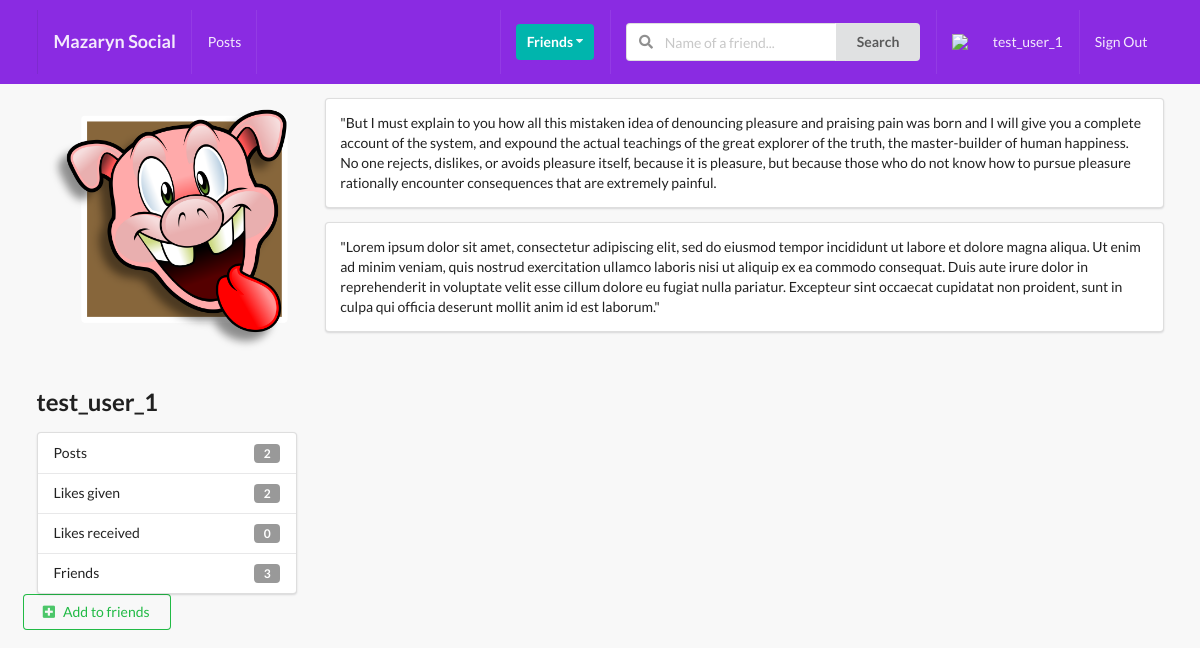
The page /profiles/test_user_1/ (signed in) on the database its author committed.
### profiles/models.py (models this page shows, shortened)
class Profile(models.Model):
    user = models.OneToOneField(User, on_delete=models.CASCADE)
    first_name = models.CharField(max_length=200, blank=True)
    last_name = models.CharField(max_length=200, blank=True)
    bio = models.TextField(default='No bio...', max_length=300,blank=True)
    email = models.EmailField(max_length=200, blank= True)
    country = models.CharField(max_length=200, blank=True)
    avatar = models.ImageField(default='avatar.png', upload_to= 'avatars/')
    friends = models.ManyToManyField(User, blank=True, related_name= 'friends')
    slug = models.SlugField(unique=True, blank= True)
    created = models.DateTimeField(auto_now=True)
    updated = models.DateTimeField(auto_now_add=True)
    objects = ProfileManager()
    def get_friends_no(self):
        return self.friends.all().count()
    def get_posts_no(self):
         return self.posts.all().count()
    def get_all_author_posts(self):
         return self.posts.all()
    def get_no_of_likes_given(self):
        likes = self.like_set.all()
        total_liked = 0
        for item in likes:
            if item.value=='Like':
                total_liked += 1
        return total_liked
    def get_no_of_likes_received(self):
        posts = self.posts.all()
        total_liked = 0
        for item in posts:
            total_liked += item.liked.all().count()
        return total_liked
    intial_first_name = None
    intial_last_name = None
    def __init__(self, *args, **kwargs):
        super().__init__(*args, **kwargs)
        self.intial_first_name = self.first_name
        self.intial_last_name = self.last_name

### posts/models.py (models this page shows, shortened)
class Like(models.Model):
    user = models.ForeignKey("profiles.Profile", on_delete=models.CASCADE)
    post = models.ForeignKey(Post, on_delete=models.CASCADE)
    value = models.CharField(choices=LIKE_CHOICES, blank=True, max_length=8)
    updated = models.DateTimeField(auto_now=True)
    created = models.DateTimeField(auto_now_add=True)

class Post(models.Model):
    content = models.TextField()
    image = models.ImageField(upload_to='posts',validators=[FileExtensionValidator(['png','jpg','gif','jpeg'])], blank=True)
    liked = models.ManyToManyField("profiles.Profile", blank=True, related_name='likes')
    updated = models.DateTimeField(auto_now=True)
    created = models.DateTimeField(auto_now_add=True)
    author =models.ForeignKey("profiles.Profile",on_delete=models.CASCADE,related_name='posts')
    class Meta:
        ordering = ('-created',)

### profiles/views.py (the view)
# urls.py: path('<slug>/', ProfileDetailView.as_view(), name = 'profile-detail-view'),
class ProfileDetailView(LoginRequiredMixin, DetailView):
    model = Profile
    template_name =  'profiles/detail.html'
    def get_object(self):
        slug = self.kwargs.get('slug')
        profile = Profile.objects.get(slug=slug)
        return profile
    def get_context_data(self , **kwargs):
        context = super().get_context_data(**kwargs)
        profile = Profile.objects.get(user=self.request.user)
        rel_r = Relationship.objects.filter(sender=profile)
        rel_s = Relationship.objects.filter(receiver=profile)
        rel_receiver = []
        rel_sender = []
        for item in rel_r:
            rel_receiver.append(item.receiver.user)
        for item in rel_s:
            rel_receiver.append(item.sender.user)
        context['rel_receiver'] = rel_receiver
        context['rel_sender'] = rel_sender
        context['posts'] = self.get_object().get_all_author_posts()
        context['no_of_posts'] = True if len(self.get_object().get_all_author_posts()) > 0 else False
        return context

### profiles/templates/profiles/detail.html (shortened to what this page needs)
{% extends 'base.html' %}
{% block content %}
    <div class="ui grid">
        <br>
            <div class="row">
                <div class="four wide column">
                    <img class="ui medium rounded image " src= {{object.avatar.url}}>
                    <h2> {{object.user}} </h2>
                    <div class="ui vertical fluid menu">
                        <div class="item">
                            Posts
                            <div class="ui label"> {{object.get_posts_no}} </div>
                        </div>
                        <div class="item">
                            Likes given
                            <div class="ui label"> {{object.get_no_of_likes_given}} </div>
                        </div>
                        <div class="item">
                            Likes received
                            <div class="ui label"> {{object.get_no_of_likes_received}} </div>
                        </div>
                        <div class="item">
                            Friends
                            <div class="ui label"> {{object.get_friends_no}} </div>
                        </div>
                    </div>
                </div>
                <div class="twelve wide column">
                    {% if no_of_posts %}
                        {% for post in posts %}
                            <div class="segment ui fluid">
                                {{post.content}}
                            </div>
                        {% endfor %}
                    {% endif %}
                </div>
                {% if object.user not in rel_receiver and object.user not in rel_sender %}
                    <form action="{% url 'profiles:all-profiles-view' %}" method="POST">
                        <button type="submit" class="ui positive basic button"><i class="plus square icon"></i>Add to friends</button>
                        </form>
                {% endif %}
                <br>
            </div>
    </div>
{% endblock content %}

### templates/base.html (shortened to what this page needs)
{% load static %}
<!doctype html>
<html lang="en">
  <head>
    <link rel= "stylesheet" type="text/css" href=  " {% static 'style.css' %} " >
    <link rel="stylesheet" type='text/css' href="https://cdnjs.cloudflare.com/ajax/libs/semantic-ui/2.2.14/semantic.min.css">
  </head>
  <body>
      {% include 'main/navbar.html' %}
    <div class="ui container">
      {% block content %}
      {% endblock content %}
    </div>
  </body>
</html>

### templates/main/navbar.html (shortened to what this page needs)
{% url 'home-view' as path_to_home %}
{% url 'posts:main-view' as path_to_posts %}
{% url 'profiles:my-profile-view' as path_to_myprofile %}
<div class="ui inverted menu nav mb-7">
    <div class="ui container">
      <a href="{{path_to_home}}" class="{% if request.path == path_to_home %} active {% endif %} item">
          <h3>Mazaryn Social</h3>
      </a>
      {% if request.user.is_authenticated %}
      <a href="{{path_to_posts}}" class="{% if request.path == path_to_posts %} active {% endif %} item">
          Posts
      </a>
      {% endif %}
      <div class="right menu">
          {% if request.user.is_authenticated %}
          <div class="item">
              <div class="ui floating dropdown icon button teal"> Friends
                  <i class="dropdown icon"></i>
               </div>
          </div>
               <div class="item">
                <form action=" " method="GET">
                  <div class="ui action left icon input">
                  <input class="prompt" type="text" name='q' placeholder="Name of a friend...">
                  <button type='submit' class="ui button">Search</button>
                  </div>
              </form>
              </div>
              <a href="{{path_to_myprofile}}" class="{% if request.path == path_to_myprofile %}active{% endif %} item">
                <img src={{request.user.avatar}} class="ui avatar image">&nbsp
                {{ request.user }}
              </a>
              <a href="{% url 'account_logout' %}" class="ui item">
                  Sign Out
              </a>
          {% else %}
          <a href="{% url 'account_login' %}" class="ui item">
                  Login
              </a>
          {% endif %}
      </div>
    </div>
  </div>

### static_project/style.css (style rules this page uses)
body { background: #f8f8f8 !important; }
.nav { border-radius: 0px !important; padding: 10px 0px 10px 0px !important; background-color: blueviolet!important; }
.mb-7 { margin-bottom: 7px; }

### rows shown on the page
Profile: avatar (placeholder picture), user "test_user_1", get_posts_no "2", get_no_of_likes_given "2", get_no_of_likes_received "0", get_friends_no "3"
Post: content "\"But I must explain to you how all this mistaken idea of denouncing pleasure and praising pain was born and I will give you a complete account of the system, and expound the actual teachings of the great explorer of the truth, the master-builder of human happiness. No one rejects, dislikes, or avoids pleasure itself, because it is pleasure, but because those who do not know how to pursue pleasure rationally encounter consequences that are extremely painful."
Post: content "\"Lorem ipsum dolor sit amet, consectetur adipiscing elit, sed do eiusmod tempor incididunt ut labore et dolore magna aliqua. Ut enim ad minim veniam, quis nostrud exercitation ullamco laboris nisi ut aliquip ex ea commodo consequat. Duis aute irure dolor in reprehenderit in voluptate velit esse cillum dolore eu fugiat nulla pariatur. Excepteur sint occaecat cupidatat non proident, sunt in culpa qui officia deserunt mollit anim id est laborum.\""

### other values the page prints
{{ request.user }} "test_user_1"
